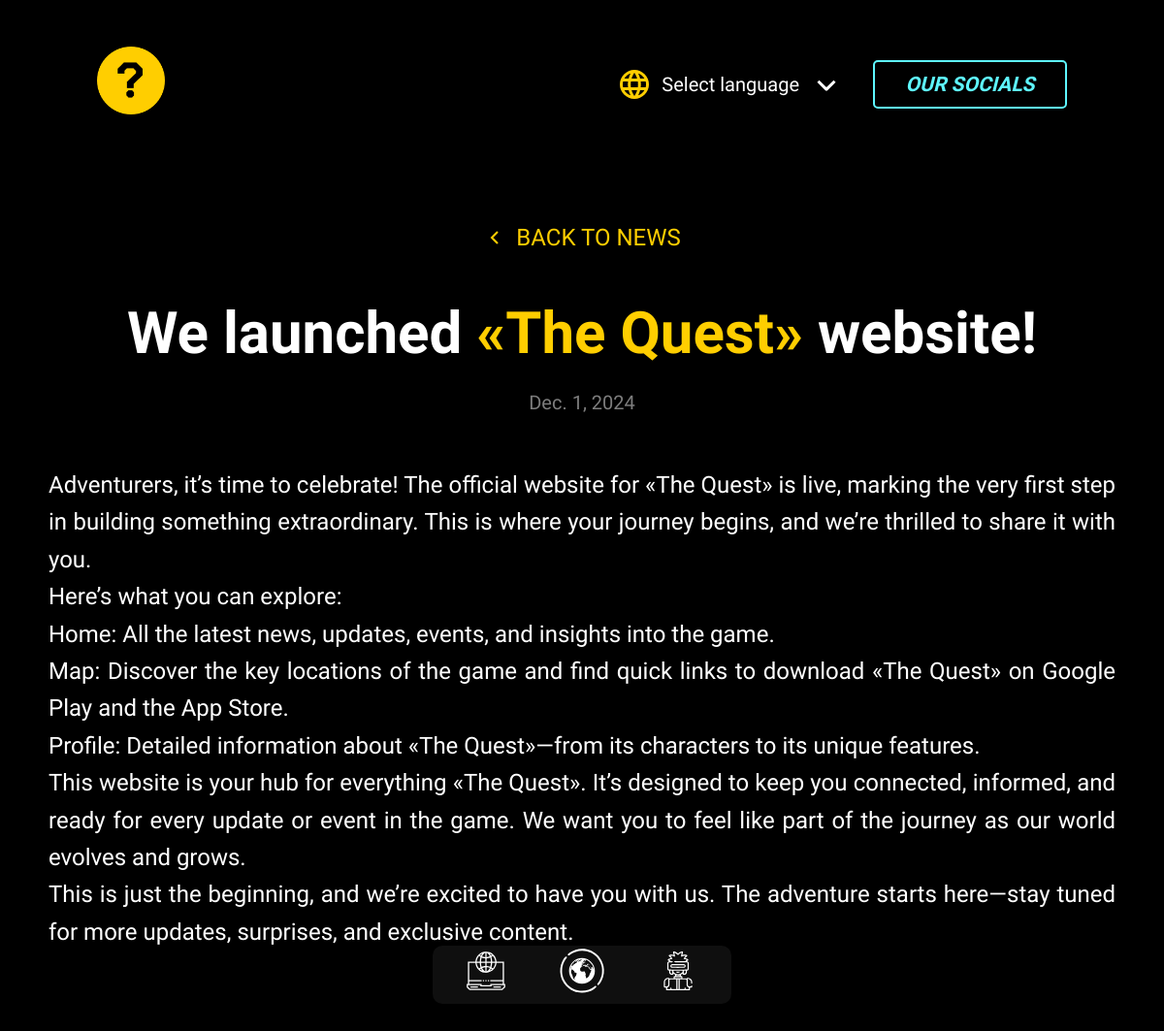
Page /news/14/ on the committed database.
### main/models.py (models this page shows, shortened)
class News(models.Model):
    title = RichTextField(help_text="Вы можете использовать HTML или стилизовать текст с разными цветами.")
    description = RichTextField(blank=True, verbose_name='Текст новости:')
    news_image = models.ImageField(upload_to='news-imgs/', null=True, verbose_name='Изображение для новости')
    content_image = models.ImageField(upload_to='content_imgs/', null=True, verbose_name='Фон для блока новости')
    published_date = models.DateField(auto_now_add=True, verbose_name='Дата публикации')
    is_visible = models.BooleanField(default=True, verbose_name="Показывать новость")
    is_featured = models.BooleanField(default=False, verbose_name="Отображать в главном блоке")

### main/views.py (the view)
# urls.py: path('news/<int:pk>/', views.news_detail, name='news_detail'),
def news_detail(request, pk):
    news_item = get_object_or_404(News, pk=pk)
    return render(request, 'news_detail.html', {'news_item': news_item})

### main/templates/news_detail.html (shortened to what this page needs)
{% extends 'template.html' %}
{% load static %}
{% block css %}
<link rel="stylesheet" href="{% static 'css/news_detail.css' %}" type="text/css">
{% endblock %}
{% block body %}
<main class="news">
  <div class="news__detail">
    <a href="{% url 'news_list' %}" class="news__back-link">
      <svg xmlns="http://www.w3.org/2000/svg" class="news__back-icon" viewBox="0 0 24 24">
        <polyline points="15 18 9 12 15 6"></polyline>
      </svg>
      BACK TO NEWS
    </a>
    <h1 class="news__title">{{ news_item.title|safe }}</h1>
    <p class="news__date">{{ news_item.published_date }}</p>
    <div class="news__content">
      {{ news_item.description|linebreaks |safe }}
    </div>
  </div>
</main>
{% endblock %}

### main/templates/template.html (shortened to what this page needs)
{% load static %}
<!DOCTYPE html>
<html lang="en">
<head>
  {% block css %}
  {% endblock %}
  <link rel="stylesheet" href="{% static 'css/header.css' %}" type="text/css">
  <link rel="stylesheet" href="{% static 'css/navigation.css' %}" type="text/css">
</head>
<body>
    <header class="header {{ header_class }}">
      <div class="logo">
          <a href="/map"><img src="/static/img/logoquest.png" alt="The Quest Logo"></a>
      </div>
      <div class="header-right">
          <div class="language-switch">
            <img src="/static/img/language-icon.svg" class="icon" alt="Language Icon">
            <span>Select language</span>
            <img src="/static/img/arrow-icon.svg" class="arrow-icon" alt="Arrow Icon">
        </div>
          <button class="our-socials-btn socials">OUR SOCIALS</button>
      </div>
    </header>
  {% block body %}
  {% endblock %}
  <div class="navigation-bar">
    <div class="navigation-icons">
        <a href="{% url 'info_center' %}" class="nav-link {% if active_page == 'info_center' %}active{% endif %}">
            <img
                src="{% static 'img/infocenter-icon.svg' %}"
                alt="InfoCenter"
                class="nav-icon">
        </a>
        <a href="{% url 'map' %}" class="nav-link {% if active_page == 'map' %}active{% endif %}">
            <img
                src="{% static 'img/map-icon.svg' %}"
                alt="Map"
                class="nav-icon">
        </a>
        <a href="{% url 'profile' %}" class="nav-link {% if active_page == 'profile' %}active{% endif %}">
            <img
                src="{% static 'img/profile-icon.svg' %}"
                alt="Profile"
                class="nav-icon">
        </a>
    </div>
</div>
</body>
</html>

### main/static/css/news_detail.css (style rules this page uses)
:root { --color-background: #000000; --color-primary: #ffffff; --color-secondary: #7d7d7d; --color-accent: #ffce00; --font-family: 'Chakra Petch', sans-serif; --font-size-title: clamp(2.5rem, 5vw, 6rem); --font-size-text: 1.5rem; --font-size-date: 1.25rem; --spacing-small: 10px; --spacing-medium: 25px; --spacing-large: 50px; --spacing-xlarge: 100px; --max-width-content: 1100px; }
body, html { background-color: var(--color-background); margin: 0; padding: 0; font-family: var(--font-family); color: var(--color-primary); line-height: 1.6; box-sizing: border-box; }
*, *::before, *::after { box-sizing: inherit; }
.news { display: flex; justify-content: center; padding: var(--spacing-xlarge) var(--spacing-medium); }
.news__detail { max-width: var(--max-width-content); width: 100%; text-align: center; }
.news__back-link { display: inline-flex; align-items: center; text-decoration: none; color: var(--color-accent); font-size: var(--font-size-text); margin-bottom: var(--spacing-medium); }
.news__back-icon { margin-right: var(--spacing-small); stroke: currentColor; stroke-width: 2; width: 1.5rem; height: 1.5rem; }
.news__title { font-size: var(--font-size-title); margin: var(--spacing-medium) 0; line-height: 1; }
p { margin: 0; }
.news__date { font-size: var(--font-size-date); color: var(--color-secondary); margin-bottom: var(--spacing-large); }
.news__content { font-size: var(--font-size-text); text-align: justify; margin: var(--spacing-large) auto 0 auto; }

### main/static/css/header.css (style rules this page uses)
:root { --primary-color: #5EF6FF; --background-dark: #222; --text-light: #FFF; --secondary-color: #FFCE00; --font-family: 'Chakra Petch', sans-serif; }
.header { display: flex; justify-content: space-between; align-items: center; padding: 0px 250px; margin-top: 48px; font-family: 'Chakra Petch', sans-serif; color: #fff; position: relative; width: 100%; z-index: 10; box-sizing: border-box; transform: none !important; }
.header .logo img { max-height: 70px; }
.header-right { display: flex; align-items: center; gap: 30px; }
.language-switch { display: flex; align-items: center; gap: 10px; font-size: 20px; font-weight: 500; position: relative; cursor: pointer; }
.language-switch .icon, .language-switch .arrow-icon { width: 36px; height: 36px; }
.arrow-icon { transition: transform 0.3s ease; }
.our-socials-btn { width: 200px; height: 50px; font-family: 'Chakra Petch', sans-serif; font-weight: bold; font-style: italic; font-size: 21px; letter-spacing: -1%; color: #5EF6FF; background: none; border: 2px solid var(--primary-color); border-radius: 5px; cursor: pointer; transition: all 0.3s ease; }
@media (max-width: 1400px) { .header { padding: 0px 150px; } }
@media (max-width: 1200px) { .header { padding: 0px 100px; } }

### main/static/css/navigation.css (style rules this page uses)
.navigation-bar { position: fixed; bottom: 45px; left: 50%; transform: translateX(-50%); width: 308px; height: 60px; background-color: rgb(15, 15, 15); border-radius: 10px; display: flex; justify-content: center; align-items: center; box-shadow: 0 4px 6px rgba(0, 0, 0, 0.2); z-index: 1; }
.navigation-icons { display: flex; justify-content: center; align-items: center; gap: 55px; }
.nav-icon { transition: transform 0.3s ease; }

### rows in the picture
News: title "We launched «The Quest» website!", published_date "Dec. 1, 2024", description "Adventurers, it’s time to celebrate! The official website for «The Quest» is live, marking the very first step in building something extraordinary. This is where your journey begins, and we’re thrilled to share it with you. Here’s what you can explore: Home: All the latest news, updates, events, and insights into the game. Map: Discover the key locations of the game and find quick links to download «The Quest» on Google Play and the App Store. Profile: Detailed information about «The Quest»—from its characters to its unique features. This website is your hub for everything «The Quest». It’s designed to keep you connected, informed, and ready for every update or event in the game. We want…"
